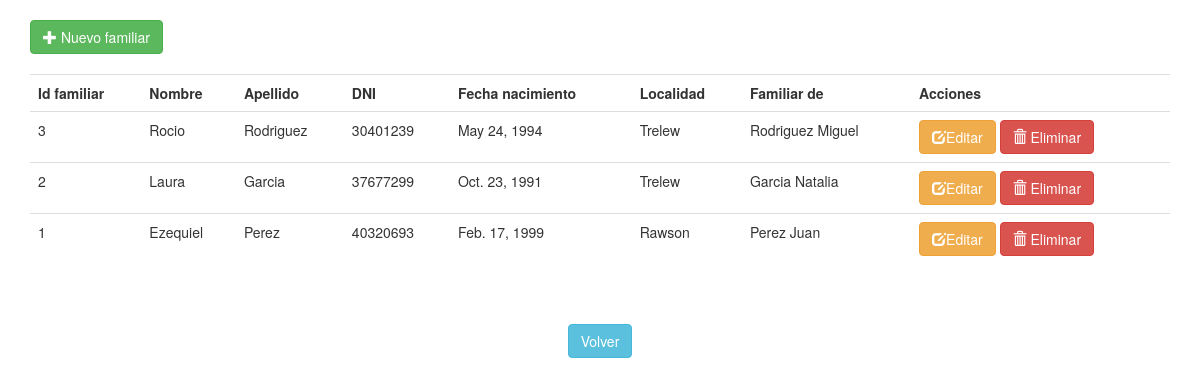
The app's page /pasajes/familiar, older data.
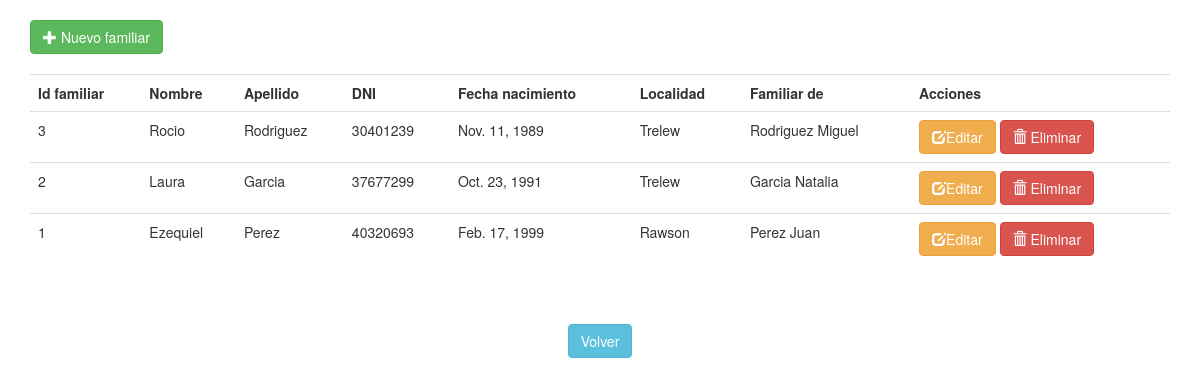
The same page, newer data.
### pasajes/models.py (models this page shows, shortened)
class Familiar(models.Model):
	id=models.AutoField(unique=True,primary_key=True)
	nombre=models.CharField(max_length=200)
	apellido=models.CharField(max_length=200)
	documento=models.IntegerField(unique=True)
	id_agente=models.ForeignKey(Agente, on_delete=models.CASCADE,verbose_name="Agente")
	id_localidad=models.ForeignKey(Localidad, on_delete=models.CASCADE,verbose_name="Localidad")
	fecha_nacimiento=models.DateField()

class Localidad(models.Model):
	id=models.AutoField(unique=True,primary_key=True)
	nombre=models.CharField(max_length=200)

class Agente(models.Model):
	id=models.AutoField(unique=True,primary_key=True)
	nombre=models.CharField(max_length=200)
	apellido=models.CharField(max_length=200)
	documento=models.IntegerField(unique=True)
	fecha_nacimiento=models.DateField()
	id_localidad=models.ForeignKey(Localidad, on_delete=models.CASCADE,verbose_name="Localidad")

### pasajes/views.py (the view)
# urls.py: path('familiar', views.indexFamiliarView, name='familiar'),
def indexFamiliarView(request):
	familiares=Familiar.objects.all().order_by('-id')
	context={
		'familiares':familiares,
	}
	return render(request, 'indexFamiliar.html', context)

### pasajes/templates/indexFamiliar.html
{% extends "plantillaBase.html" %}
{% block contenido %}
<br>
<a href="{% url 'altaFamiliar' %}" class="btn btn-success"><span class="glyphicon glyphicon-plus"></span> Nuevo familiar</a>
<br><br>
	{% if familiares %}
	<table class="table table-hover">
		<tr>
			<th>Id familiar</th>
			<th>Nombre</th>
			<th>Apellido</th>
			<th>DNI</th>
			<th>Fecha nacimiento</th>
			<th>Localidad</th>
			<th>Familiar de</th>
			<th>Acciones</th>
		</tr>
	    {% for familiar in familiares %}
	    	<tr>
	        	<td>{{ familiar.id }}</td>
	        	<td>{{ familiar.nombre }}</td>
	        	<td>{{ familiar.apellido }}</td>
	        	<td>{{ familiar.documento }}</td>
	        	<td>{{ familiar.fecha_nacimiento }}</td>
	        	<td>{{ familiar.id_localidad.nombre }}</td>
	        	<td>{{ familiar.id_agente.apellido  }} {{ familiar.id_agente.nombre }}</td>
	        	<td>
	        		<a href="{% url 'modificacionFamiliar' familiar.id %}" class="btn btn-warning"><span class="glyphicon glyphicon-edit"></span>Editar</a>
	        		<a href="{% url 'bajaFamiliar' familiar.id %}" class="btn btn-danger"><span class="glyphicon glyphicon-trash"></span> Eliminar</a>
	        	</td>
	    	</tr>
	    {% endfor %}
	</table>
{% else %}
    <p>No hay familiares a mostrar</p>
{% endif %}
		<br><br>
    	<center><a href="{% url 'index' %}"  class="btn btn-info">Volver</a></center>
{% endblock %}

Row changes from the older to the newer data that the page shows:
changed Familiar "Rocio": fecha_nacimiento "May 24, 1994" → "Nov. 11, 1989"
